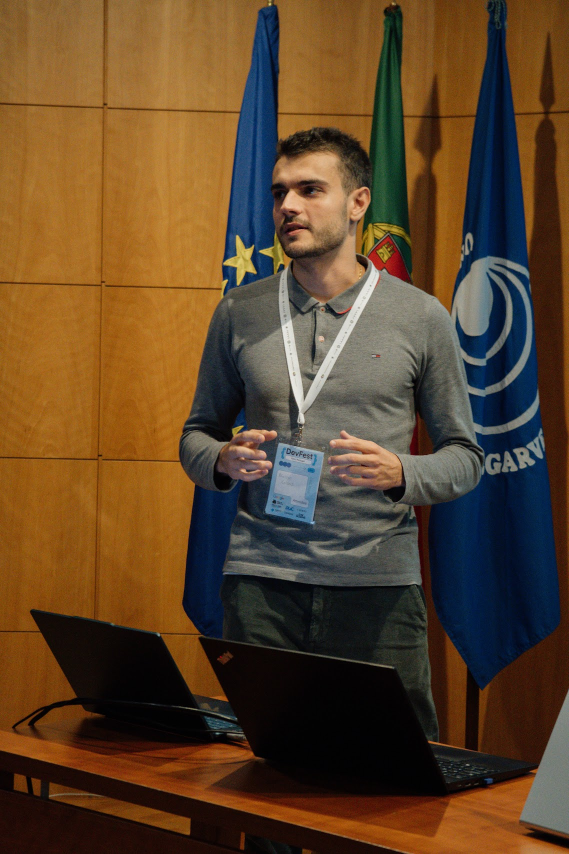
#> input picture banner.jpg, 1138 x 1708 px (shown at 1/2 size); the run also reads 1 picture not shown here
$ python cover_letter.py
#> lines starting #> are read from the running program, lines starting #| are printed output that depends on the picture
#!/usr/bin/env -S uv run --script
# /// script
# requires-python = ">=3.11"
# dependencies = [
#   "weasyprint",
#   "pillow",
# ]
# ///
"""
Generate a professional PDF Cover Letter matching the CV style.
Reuses the same header, yellow (#E8A838) accents, and typography.
"""

import tempfile
from pathlib import Path

from PIL import Image
from weasyprint import CSS, HTML
from weasyprint.text.fonts import FontConfiguration


def _optimize_image(src_path: Path, target_width: int, quality: int = 85) -> Path:
    """Resize + convert image → JPEG at target width, return temp file path.

    WeasyPrint/Cairo cannot embed WebP natively; it decodes to raw pixels
    and re-encodes as FlateDecode, ballooning the PDF.  Converting to JPEG
    beforehand and downsizing to match the display dimensions eliminates
    this bloat.
    """
#> called with target_width = 1240, quality = 85
    img = Image.open(src_path).convert("RGB")
#> img is the input picture: PIL image 1138x1708 RGB; mean R, G, B 93.9, 68.4, 41.4
    w_percent = target_width / img.width
    target_height = int(img.height * w_percent)
    img = img.resize((target_width, target_height), Image.LANCZOS)
#> img: PIL image 1240x1861 RGB

    tmp = tempfile.NamedTemporaryFile(suffix=".jpg", delete=False)
    img.save(tmp.name, "JPEG", quality=quality, optimize=True)
    return Path(tmp.name)


def create_html_cover_letter():
    """Create the HTML content for the cover letter."""

    base = Path(__file__).parent

    # Optimise images for PDF — WebP → JPEG at display resolution.
    # The header banner fills A4 width (~21 cm); 150 dpi ≈ 1240 px.
    # Showcase images are displayed at 7.8 cm; ~920 px at 300 dpi.
    banner_uri = _optimize_image(base / "banner.jpg", 1240).as_uri()
    ayurveda_uri = _optimize_image(base / "ayurveda.webp", 920).as_uri()
#> call 2 of _optimize_image, with target_width = 920, quality = 85
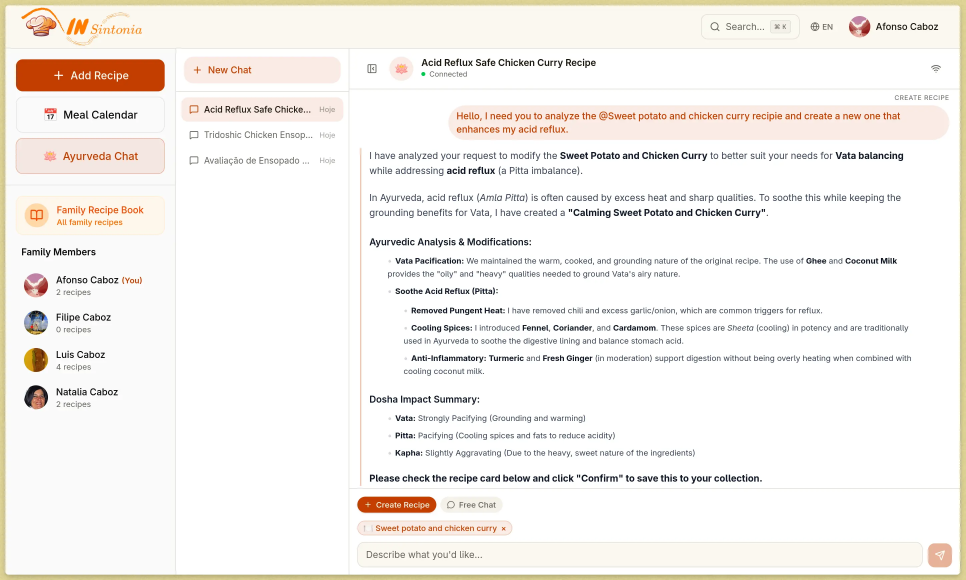
#> input picture ayurveda.webp, 2896 x 1740 px (shown at 1/3 size)
#> in _optimize_image, img is the input picture: PIL image 2896x1740 RGB; mean R, G, B 245.2, 241.7, 237.6
#> in _optimize_image (call 2), `img = img.resize((target_width, target_height), Image.LANCZOS)`:
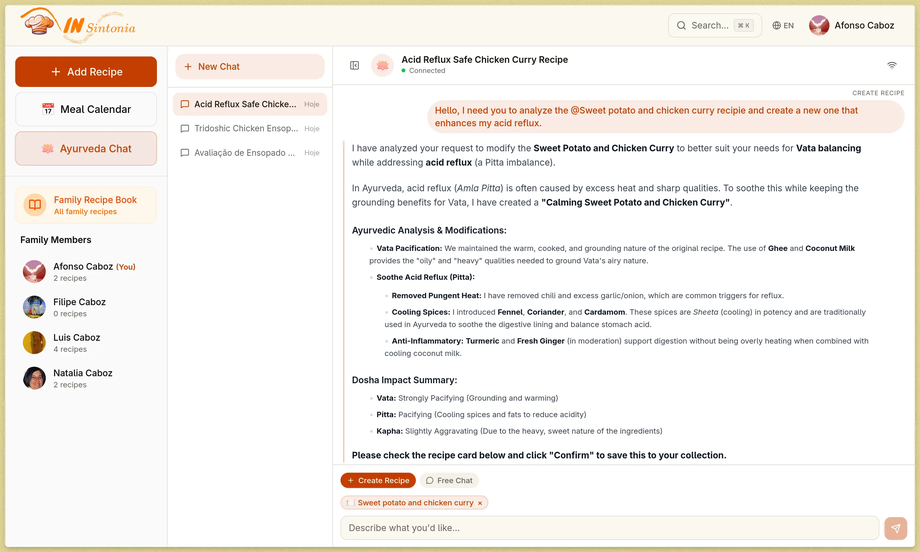
#> img: PIL image 920x552 RGB; mean R, G, B 244.9, 241.4, 237.3
    portfolio_uri = _optimize_image(base / "portfolio.webp", 920).as_uri()
#> (the rest of the program and of its run is left out)
